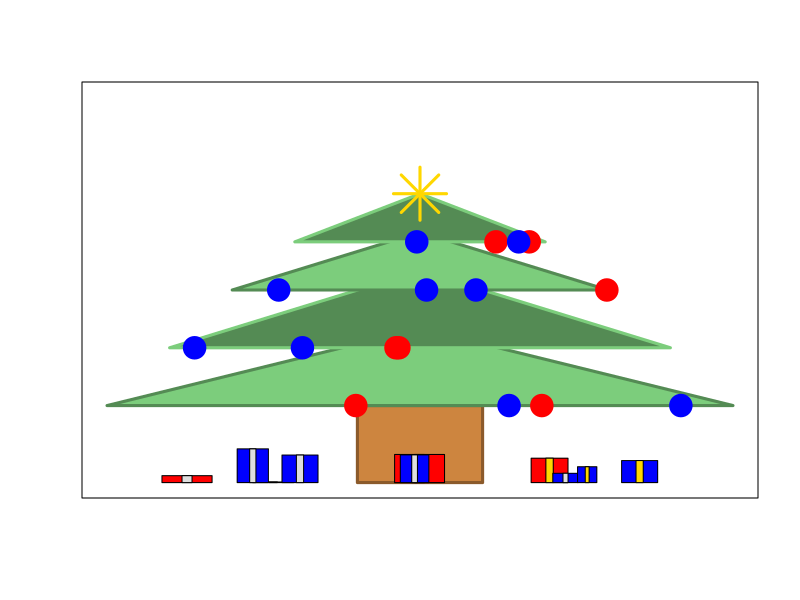

Generate this figure with R:

# Make the canvas

plot(1:10,1:10,xlim=c(-5,5),ylim=c(0,10),type="n",xlab="",ylab="",xaxt="n",yaxt="n")
# Make the branches
rect(-1,0,1,2,col="tan3",border="tan4",lwd=3)
polygon(c(-5,0,5),c(2,4,2),col="palegreen3",border="palegreen4",lwd=3)
polygon(c(-4,0,4),c(3.5,5.5,3.5),col="palegreen4",border="palegreen3",lwd=3)
polygon(c(-3,0,3),c(5,6.5,5),col="palegreen3",border="palegreen4",lwd=3)
polygon(c(-2,0,2),c(6.25,7.5,6.25),col="palegreen4",border="palegreen3",lwd=3)

#Add some ornaments
points(x=runif(4,-5,5),y=rep(2,4),col=sample(c("blue","red"),size=4,replace=T),cex=3,pch=19)
points(x=runif(4,-4,4),y=rep(3.5,4),col=sample(c("blue","red"),size=4,replace=T),cex=3,pch=19)
points(x=runif(4,-3,3),y=rep(5,4),col=sample(c("blue","red"),size=4,replace=T),cex=3,pch=19)
points(x=runif(4,-2,2),y=rep(6.25,4),col=sample(c("blue","red"),size=4,replace=T),cex=3,pch=19)
points(0,7.5,pch=8,cex=5,col="gold",lwd=3)

# Add some presents
xPres = runif(10,-4.5,4.5)
xWidth = runif(10,0.1,0.5)
xHeight=runif(10,0,1)
for(i in 1:10){
  rect(xPres[i]-xWidth[i],0,xPres[i]+xWidth[i],xHeight[i],col=sample(c("blue","red"),size=1))
  rect(xPres[i]-0.2*xWidth[i],0,xPres[i]+0.2*xWidth[i],xHeight[i],col=sample(c("gold","grey87"),size=1))
}